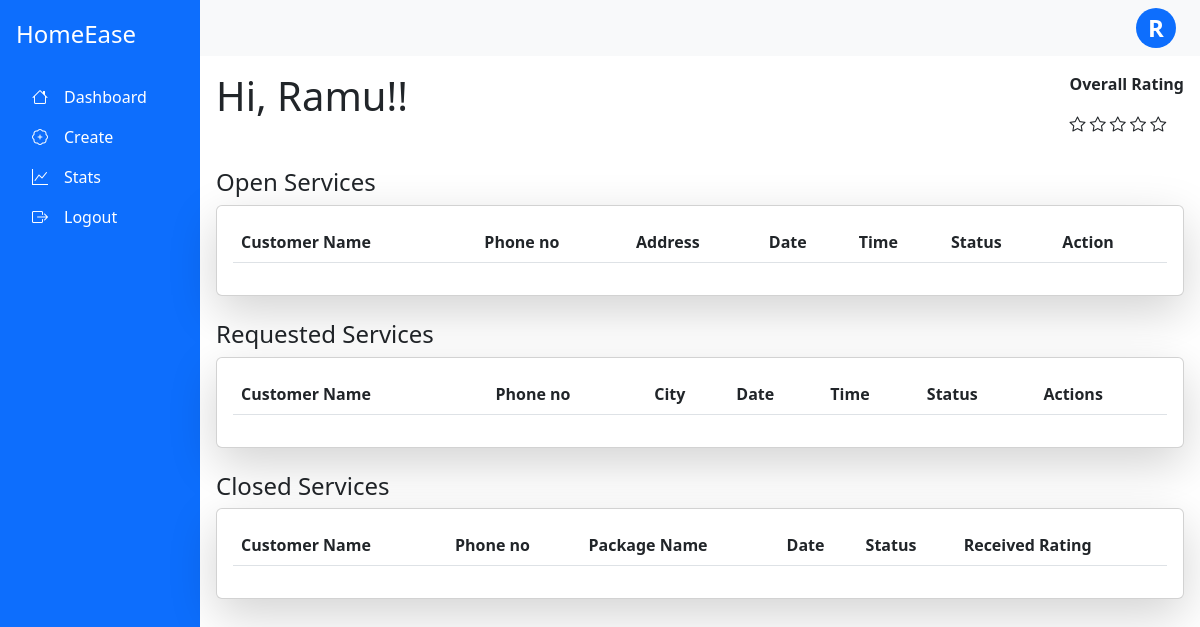
The page /serviceprovider/dashboard (signed in) on the database as committed earlier.
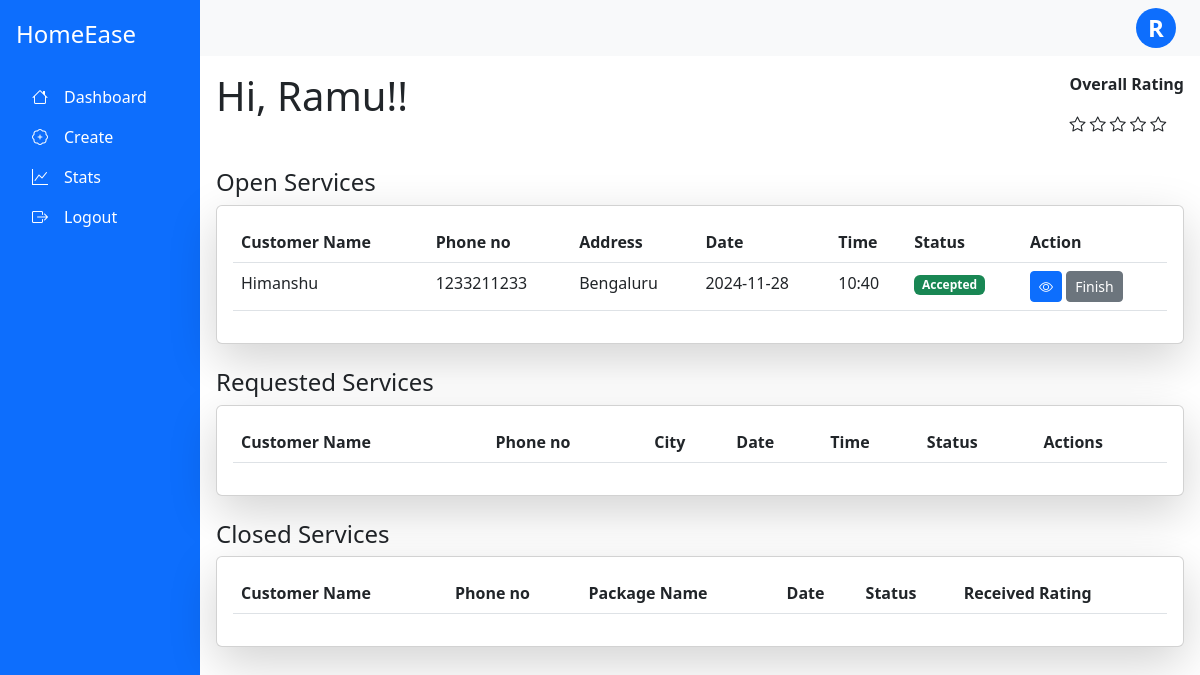
The same page on the database as committed later.
### app.py (models this page shows, shortened)
class ServiceProvider(db.Model,UserMixin):
    __tablename__='serviceprovider'
    sp_id=db.Column(db.Integer, primary_key=True, autoincrement= True)
    sp_name=db.Column(db.String,unique=True)
    sp_address=db.Column(db.String)
    sp_email=db.Column(db.String,unique=True)
    sp_password=db.Column(db.String)
    sp_exp=db.Column(db.Integer)
    sp_phone=db.Column(db.String)
    sp_city=db.Column(db.String)
    sp_rating=db.Column(db.Integer)
    sp_status=db.Column(db.String)
    sp_rfile=db.Column(db.String)
    sp_servicename=db.Column(db.String,db.ForeignKey("services.s_name"))
    mypackages=db.relationship("Package", backref="servprovider",cascade="all, delete-orphan")
    receive_request=db.relationship("Request",backref="servprovider",cascade="all, delete-orphan")

class Request(db.Model):
    __tablename__="request"
    r_id=db.Column(db.Integer, primary_key=True, autoincrement= True)
    sp_id=db.Column(db.Integer, db.ForeignKey("serviceprovider.sp_id"),nullable=False)
    c_id=db.Column(db.Integer, db.ForeignKey("customer.c_id"),nullable=False)
    p_id=db.Column(db.Integer, db.ForeignKey("package.p_id"),nullable=False)
    r_date=db.Column(db.String)
    r_time=db.Column(db.String)
    r_address=db.Column(db.String)
    r_city=db.Column(db.String)
    r_status=db.Column(db.String)
    r_rating=db.Column(db.Integer)

class Customer(db.Model,UserMixin):
    __tablename__="customer"
    c_id=db.Column(db.Integer, primary_key=True, autoincrement= True)
    c_name=db.Column(db.String,unique=True)
    c_address=db.Column(db.String)
    c_city=db.Column(db.String)
    c_email=db.Column(db.String,unique=True)
    c_password=db.Column(db.String)
    c_phone=db.Column(db.String)
    c_status=db.Column(db.String)
    Sent_Request=db.relationship("Request",backref="cust")

### app.py (the view, shortened to what this page needs)
@app.route("/serviceprovider/dashboard", methods=["GET","POST"])
@login_required
def SPDashboard():
    if request.method=="GET" and "accept" in request.args:
        rid=request.args.get("rid")
        response=requests.put("http://127.0.0.1:5000/api/book/edit",json={"rid":rid,'r_status': 'Accepted'})
        if response.status_code==200:
            return redirect("/serviceprovider/dashboard")
        else:
            return "something went wrong"
    elif request.method=="GET":
        d=datetime.date.today()
        cd = d.strftime("%d-%m-%Y")
        r=db.session.query(Request).filter_by(sp_id=current_user.sp_id,r_date=cd,r_status="Accepted").all()
        Opser = db.session.query(Request).filter_by(sp_id=current_user.sp_id).filter(Request.r_status.in_(["Accepted", "Finished"])).all()
        reqser=db.session.query(Request).filter_by(sp_id=current_user.sp_id,r_status="Requested").all()
        closeser=db.session.query(Request).filter(Request.sp_id==current_user.sp_id,Request.r_status.in_(["Closed", "Cancelled"])).all()
        mypack=current_user.mypackages
        if mypack:
            rate=0
            for p in mypack:
                rate+=p.p_rating
            rating = math.ceil(rate / len(mypack))
        else:
            rating=0
        current_user.sp_rating=rating
        db.session.commit()
        return render_template("/ServiceProvider/serviceprovider.html",cu=current_user,
                               rating=int(current_user.sp_rating),todays_requests=r,open_services=Opser,requested_services=reqser,closed_services=closeser)

### app.py (called while the page is built)
@login_manager.user_loader
def load_user(user_id):
    utype,id=user_id.split("-")
    if utype=="c":
        return db.session.query(Customer).filter_by(c_id=id).first()
    elif utype=='sp':
        return db.session.query(ServiceProvider).filter_by(sp_id=id).first()
    else:
        return db.session.query(Admin).filter_by(admin_id=id).first()

### templates/ServiceProvider/serviceprovider.html (shortened to what this page needs)
{% extends "/ServiceProvider/serviceprovider_base.html" %}
{% block content %}
<div class="d-flex">
  <h1 class="mb-4 me-auto" >Hi, {{cu.sp_name}}!!</h1>
 {% if cu.sp_status=='Active' %}
  <div>
    <p><strong>Overall Rating</strong></p>
    {% for i in range(5-rating) %}
      <i class="bi bi-star"></i>
    {% endfor %}
  </div>
  {% endif %}
</div>
{% if cu.sp_status=="Requested" %}
<h3> Waiting for admin's approval</h3>
{% elif cu.sp_status=="Flagged" %}
<h3> You are blocked by admin.</h3>
{% elif cu.sp_status=="Rejected" %}
<h3> Sorry, Your request is declined by admin.</h3>
{% else %}
<h4 class="mt-4">Open Services</h4>
<div class="card shadow-lg">
<div class="card-body">
<table class="table">
<thead>
  <tr>
    <th>Customer Name</th>
    <th>Phone no</th>
    <th>Address</th>
    <th>Date</th>
    <th>Time</th>
    <th>Status</th>
    <th>Action</th>
  </tr>
</thead>
<tbody>
  {% for request in open_services %}
  <tr>
    <td>{{request.cust.c_name}}</td>
    <td>{{request.cust.c_phone}}</td>
    <td>{{request.r_city}}</td>
    <td>{{request.r_date}}</td>
    <td>{{request.r_time}}</td>
    <td><span class="badge bg-success text-white">{{request.r_status}}</span></td>
    <td>
      {% if request.r_status=='Accepted' %}
      <button class="btn btn-sm btn-primary" data-bs-toggle="modal" data-bs-target="#exampleModal3" >
        <i class="bi bi-eye"></i>
      </button>
        <button class="btn btn-sm btn-secondary" data-bs-toggle="modal" data-bs-target="#exampleModal4" >
          <a class="text-decoration-none text-white" href="/serviceprovider/dashboard?close=close&rid={{request.r_id}}">Finish</a>
        </button>
      {% elif request.r_status=='Finished' %}
        <p>waiting for customer to close</p>
      {% endif %}
    </td>
  </tr>
  {% endfor %}
</tbody>
</table>
</div>
</div>
<h4 class="mt-4">Requested Services</h4>
<div class="card shadow-lg">
<div class="card-body">
  <table class="table">
  <thead>
      <tr>
          <th>Customer Name</th>
          <th>Phone no</th>
          <th>City</th>
          <th>Date</th>
          <th>Time</th>
          <th>Status</th>
          <th>Actions</th>
      </tr>
  </thead>
  </table>
</div>
</div>
<h4 class="mt-4">Closed Services</h4>
<div class="card shadow-lg">
  <div class="card-body">
    <table class="table">
      <thead>
          <tr>
            <th>Customer Name</th>
            <th>Phone no</th>
            <th>Package Name</th>
            <th>Date</th>
            <th>Status</th>
            <th>Received Rating</th>
          </tr>
      </thead>
    </table>
  </div>
  {% endif %}
</div>
{% endblock %}

### templates/ServiceProvider/serviceprovider_base.html (shortened to what this page needs)
<!DOCTYPE html>
<html lang="en">
<head>
  <link href="https://cdn.jsdelivr.net/npm/bootstrap@5.3.0-alpha3/dist/css/bootstrap.min.css" rel="stylesheet">
  <link rel="stylesheet" href="https://cdn.jsdelivr.net/npm/bootstrap-icons/font/bootstrap-icons.css">
</head>
<body>
    <div class="container-fluid">
      <div class="row min-vh-100 d-flex flex-column flex-md-row">
        <nav class="col-md-3 col-lg-2 d-flex flex-column bg-primary text-white p-3 vh-100 position-fixed">
            <div class="text-start py-1 mb-3">
              <h4 class="text-white">HomeEase</h4>
            </div>
            <ul class="nav flex-column">
              <li class="nav-item">
                <a class="nav-link text-white" href="/serviceprovider/dashboard"><i class="bi bi-house"></i><span class="px-3">Dashboard</span></a>
              </li>
              <li class="nav-item">
                <a class="nav-link text-white" href="/serviceprovider/create"><i class="bi bi-patch-plus"></i><span class="px-3">Create</span></a>
              </li>
              <li class="nav-item">
                <a class="nav-link text-white" href="/serviceprovider/stats"><i class="bi bi-graph-up"></i><span class="px-3">Stats</span></a>
              </li>
              <li class="nav-item">
                <a class="nav-link text-white" href="/logout"><i class="bi bi-box-arrow-right"></i><span class="px-3">Logout</span></a>
              </li>
            </ul>
        </nav>
        <div class="col-md-9 ms-sm-auto col-lg-10 px-md-0">
          <nav class="navbar navbar-expand-lg navbar-light bg-light w-100">
            <div class="dropdown ms-auto me-4">
              <a href="#" class="d-flex align-items-center text-decoration-none bg-primary text-white rounded-circle justify-content-center " style="width: 40px; height: 40px; font-size: 1.5rem; font-weight: bold;"
                 id="dropdownUser" data-bs-toggle="dropdown" aria-expanded="false">
                 {{cu.sp_name[:1]}}
              </a>
            </div>
          </nav>
          <main class="p-3">
            {% block content %}
            {% endblock %}
          </main>
        </div>
      </div>
    </div>
</body>
</html>

Rows that differ between the two databases and show on the page:
added Request: cust.c_name "Himanshu", cust.c_phone "1233211233", r_city "Bengaluru", r_date "2024-11-28", r_time "10:40", r_status "Accepted"
